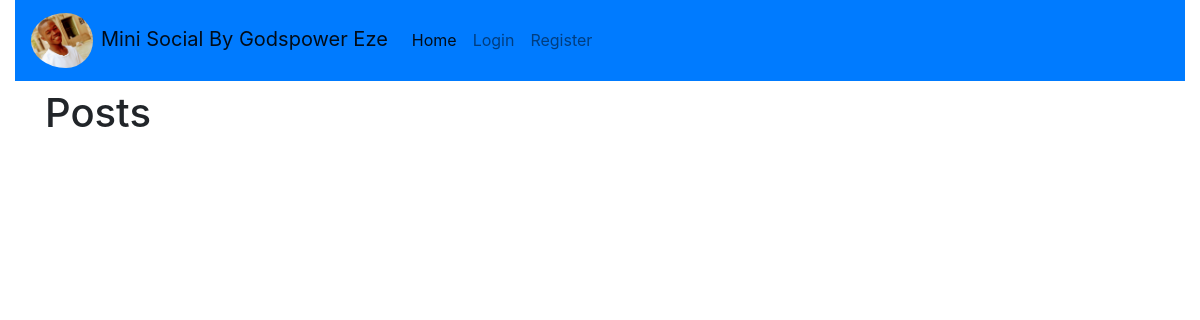
Page /home on the earlier database version.
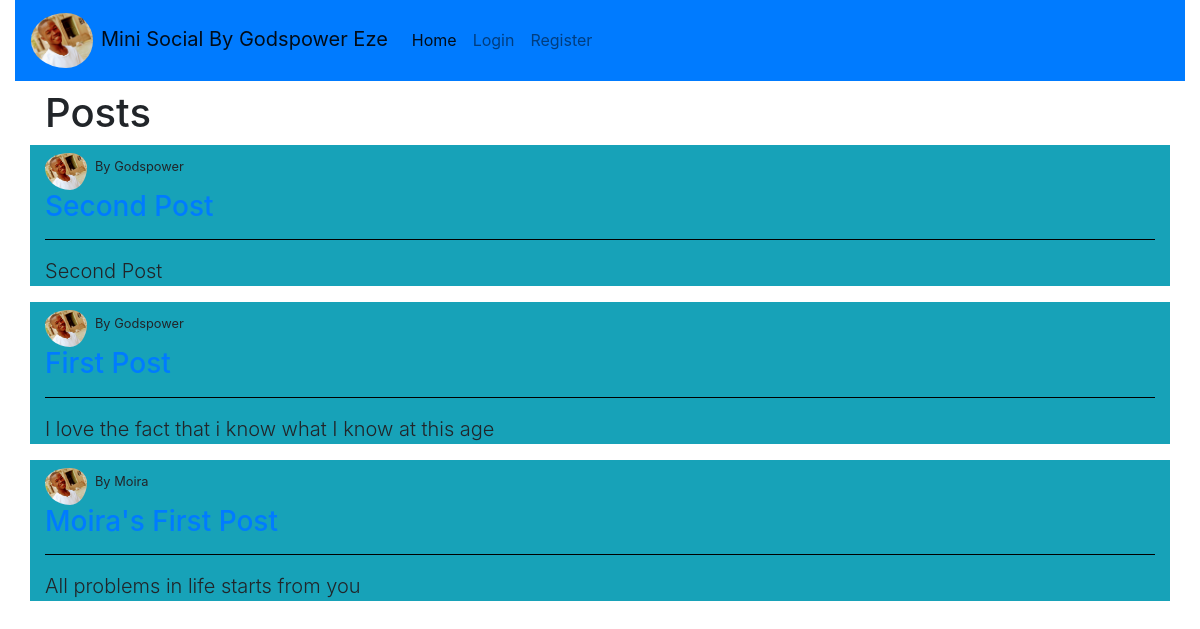
Same page on the later database version.
### socialmedia/models.py (models this page shows, shortened)
class Post(db.Model):
    id = db.Column(db.Integer, primary_key=True)
    post_image = db.Column(db.String(20), nullable=False, default='default.jpg')
    post_title = db.Column(db.String(50), nullable=False)
    post_content = db.Column(db.Text, nullable=False)
    date_posted = db.Column(db.DateTime, nullable=False, default=datetime.utcnow)
    user_id = db.Column(db.Integer, db.ForeignKey('user.id'), nullable=False)

class User(db.Model, UserMixin):
    id = db.Column(db.Integer, primary_key=True)
    username = db.Column(db.String(20), nullable=False, unique=True)
    email = db.Column(db.String(120), unique=True, nullable=False)
    profile_image = db.Column(db.String(20), nullable=False, default='default.jpg')
    password = db.Column(db.String(20), nullable=False)
    first_name = db.Column(db.String(20), nullable=True)
    last_name = db.Column(db.String(20), nullable=True)
    bio = db.Column(db.Text, nullable=True)
    gender = db.Column(db.String(20), nullable=True)
    posts = db.relationship('Post', backref='author', lazy=True)

### socialmedia/routes.py (the view)
@app.route('/')
@app.route('/home')
def home():
    post = Post.query.all()
    return render_template('home.html', post=post, title='Home')

### socialmedia/templates/home.html
{% extends 'base.html' %}
{% block content %}
<h1 class="container">
    Posts
</h1>
    {% for p in post %}
    <div class="container bg-info">
        <small class="text-right"><img class="rounded-circle pr-2 pt-2" width="50px" src="{{ url_for('static', filename='mypicture.jpg')}}">By {{p.author.username}}</small>
        <h3><a href="{{ url_for('detail_view', user_id=p.id)}}">{{ p.post_title}}</a></h3>
        <hr color="black">
    <p class="lead">
        {{ p.post_content }}
    </p>
     </div>
    {% endfor %}
{% endblock %}

### socialmedia/templates/base.html (shortened to what this page needs)
<!doctype html>
<html lang="en">
  <head>
    <link rel="stylesheet" href="{{ url_for('static', filename='css/bootstrap.min.css')}}">
  </head>
  <body class="container-fluid">
  <nav class="navbar navbar-expand-lg navbar-light bg-primary">
      <a class="navbar-brand" href="{{ url_for('home')}}"><img class="rounded-circle pr-2" width="70px" src="{{ url_for('static', filename='mypicture.jpg')}}">Mini Social By Godspower Eze</a>
      <div class="collapse navbar-collapse" id="navbarSupportedContent">
        <ul class="navbar-nav mr-auto">
          <li class="nav-item active">
            <a class="nav-link" href="{{ url_for('home')}}">Home <span class="sr-only">(current)</span></a>
          </li>
            {% if current_user.is_authenticated %}
                <li class="nav-item">
                <a class="nav-link" href="{{ url_for('account')}}">My Account</a>
                </li>
                <li class="nav-item">
                <a class="nav-link" href="{{ url_for('post_create')}}">Create Post</a>
                </li>
                <li class="nav-item">
                <a class="nav-link" href="{{ url_for('logout')}}">Logout</a>
                </li>
            {% else %}
                <li class="nav-item">
                <a class="nav-link" href="{{ url_for('login')}}">Login</a>
                </li>
                <li class="nav-item">
                <a class="nav-link" href="{{ url_for('register_user')}}">Register</a>
                </li>
            {% endif %}
        </ul>
      </div>
    </nav>
    {% block content %}
    {% endblock %}
  </body>
</html>

Differences in the rows shown:
added Post: author.username "Godspower", post_title "Second Post", post_content "Second Post"
added Post: author.username "Godspower", post_title "First Post", post_content "I love the fact that i know what I know at this age"
added Post: author.username "Moira", post_title "Moira's First Post", post_content "All problems in life starts from you"
